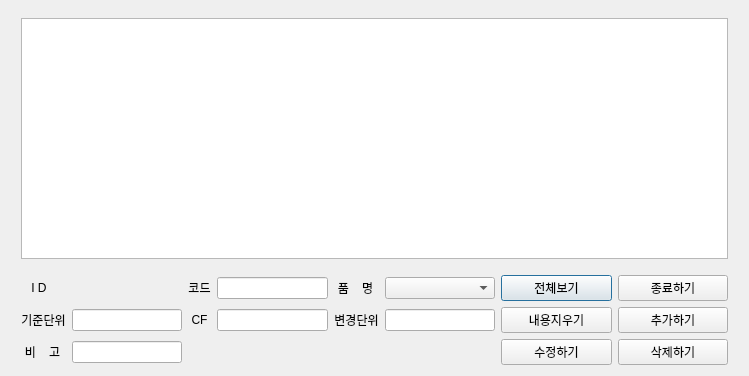
<?xml version="1.0" encoding="UTF-8"?>
<ui version="4.0">
 <class>ConversionDialog</class>
 <widget class="QDialog" name="ConversionDialog">
  <property name="geometry">
   <rect>
    <x>0</x>
    <y>0</y>
    <width>749</width>
    <height>376</height>
   </rect>
  </property>
  <property name="sizePolicy">
   <sizepolicy hsizetype="Expanding" vsizetype="Expanding">
    <horstretch>0</horstretch>
    <verstretch>0</verstretch>
   </sizepolicy>
  </property>
  <property name="windowTitle">
   <string>Conversion</string>
  </property>
  <layout class="QGridLayout" name="gridLayout_2">
   <item row="0" column="0">
    <layout class="QGridLayout" name="gridLayout">
     <item row="5" column="3">
      <widget class="QLabel" name="label_5">
       <property name="sizePolicy">
        <sizepolicy hsizetype="Fixed" vsizetype="Fixed">
         <horstretch>0</horstretch>
         <verstretch>0</verstretch>
        </sizepolicy>
       </property>
       <property name="text">
        <string> CF </string>
       </property>
       <property name="alignment">
        <set>Qt::AlignCenter</set>
       </property>
      </widget>
     </item>
     <item row="4" column="5">
      <widget class="QLabel" name="label_3">
       <property name="sizePolicy">
        <sizepolicy hsizetype="Fixed" vsizetype="Fixed">
         <horstretch>0</horstretch>
         <verstretch>0</verstretch>
        </sizepolicy>
       </property>
       <property name="text">
        <string> 품    명 </string>
       </property>
       <property name="alignment">
        <set>Qt::AlignCenter</set>
       </property>
      </widget>
     </item>
     <item row="2" column="1" colspan="8">
      <spacer name="horizontalSpacer_2">
       <property name="orientation">
        <enum>Qt::Horizontal</enum>
       </property>
       <property name="sizeHint" stdset="0">
        <size>
         <width>40</width>
         <height>10</height>
        </size>
       </property>
      </spacer>
     </item>
     <item row="4" column="2">
      <widget class="QLabel" name="lbl_conversion_id">
       <property name="sizePolicy">
        <sizepolicy hsizetype="Expanding" vsizetype="Fixed">
         <horstretch>0</horstretch>
         <verstretch>0</verstretch>
        </sizepolicy>
       </property>
       <property name="text">
        <string/>
       </property>
      </widget>
     </item>
     <item row="6" column="1">
      <widget class="QLabel" name="label_7">
       <property name="sizePolicy">
        <sizepolicy hsizetype="Fixed" vsizetype="Fixed">
         <horstretch>0</horstretch>
         <verstretch>0</verstretch>
        </sizepolicy>
       </property>
       <property name="text">
        <string> 비    고 </string>
       </property>
       <property name="alignment">
        <set>Qt::AlignCenter</set>
       </property>
      </widget>
     </item>
     <item row="0" column="1" colspan="8">
      <spacer name="horizontalSpacer_4">
       <property name="orientation">
        <enum>Qt::Horizontal</enum>
       </property>
       <property name="sizeHint" stdset="0">
        <size>
         <width>694</width>
         <height>7</height>
        </size>
       </property>
      </spacer>
     </item>
     <item row="6" column="2">
      <widget class="QLineEdit" name="entry_conversion_remark">
       <property name="sizePolicy">
        <sizepolicy hsizetype="Expanding" vsizetype="Fixed">
         <horstretch>0</horstretch>
         <verstretch>0</verstretch>
        </sizepolicy>
       </property>
      </widget>
     </item>
     <item row="1" column="0">
      <spacer name="verticalSpacer">
       <property name="orientation">
        <enum>Qt::Vertical</enum>
       </property>
       <property name="sizeHint" stdset="0">
        <size>
         <width>10</width>
         <height>40</height>
        </size>
       </property>
      </spacer>
     </item>
     <item row="1" column="9">
      <spacer name="verticalSpacer_2">
       <property name="orientation">
        <enum>Qt::Vertical</enum>
       </property>
       <property name="sizeHint" stdset="0">
        <size>
         <width>10</width>
         <height>40</height>
        </size>
       </property>
      </spacer>
     </item>
     <item row="5" column="2">
      <widget class="QLineEdit" name="entry_conversion_um1">
       <property name="sizePolicy">
        <sizepolicy hsizetype="Expanding" vsizetype="Fixed">
         <horstretch>0</horstretch>
         <verstretch>0</verstretch>
        </sizepolicy>
       </property>
      </widget>
     </item>
     <item row="5" column="6">
      <widget class="QLineEdit" name="entry_conversion_um2">
       <property name="sizePolicy">
        <sizepolicy hsizetype="Expanding" vsizetype="Fixed">
         <horstretch>0</horstretch>
         <verstretch>0</verstretch>
        </sizepolicy>
       </property>
      </widget>
     </item>
     <item row="5" column="1">
      <widget class="QLabel" name="label_4">
       <property name="sizePolicy">
        <sizepolicy hsizetype="Fixed" vsizetype="Fixed">
         <horstretch>0</horstretch>
         <verstretch>0</verstretch>
        </sizepolicy>
       </property>
       <property name="text">
        <string>기준단위</string>
       </property>
       <property name="alignment">
        <set>Qt::AlignCenter</set>
       </property>
      </widget>
     </item>
     <item row="4" column="4">
      <widget class="QLineEdit" name="entry_conversion_code">
       <property name="sizePolicy">
        <sizepolicy hsizetype="Expanding" vsizetype="Fixed">
         <horstretch>0</horstretch>
         <verstretch>0</verstretch>
        </sizepolicy>
       </property>
      </widget>
     </item>
     <item row="4" column="3">
      <widget class="QLabel" name="label_2">
       <property name="sizePolicy">
        <sizepolicy hsizetype="Fixed" vsizetype="Fixed">
         <horstretch>0</horstretch>
         <verstretch>0</verstretch>
        </sizepolicy>
       </property>
       <property name="text">
        <string>코드</string>
       </property>
       <property name="alignment">
        <set>Qt::AlignCenter</set>
       </property>
      </widget>
     </item>
     <item row="4" column="6">
      <widget class="QComboBox" name="cb_conversion_pname">
       <property name="sizePolicy">
        <sizepolicy hsizetype="Expanding" vsizetype="Fixed">
         <horstretch>0</horstretch>
         <verstretch>0</verstretch>
        </sizepolicy>
       </property>
      </widget>
     </item>
     <item row="4" column="1">
      <widget class="QLabel" name="label">
       <property name="sizePolicy">
        <sizepolicy hsizetype="Fixed" vsizetype="Fixed">
         <horstretch>0</horstretch>
         <verstretch>0</verstretch>
        </sizepolicy>
       </property>
       <property name="text">
        <string>   I D</string>
       </property>
       <property name="alignment">
        <set>Qt::AlignCenter</set>
       </property>
      </widget>
     </item>
     <item row="5" column="5">
      <widget class="QLabel" name="label_6">
       <property name="sizePolicy">
        <sizepolicy hsizetype="Fixed" vsizetype="Fixed">
         <horstretch>0</horstretch>
         <verstretch>0</verstretch>
        </sizepolicy>
       </property>
       <property name="text">
        <string>변경단위</string>
       </property>
       <property name="alignment">
        <set>Qt::AlignCenter</set>
       </property>
      </widget>
     </item>
     <item row="4" column="7">
      <widget class="QPushButton" name="pb_conversion_show">
       <property name="sizePolicy">
        <sizepolicy hsizetype="Expanding" vsizetype="Fixed">
         <horstretch>0</horstretch>
         <verstretch>0</verstretch>
        </sizepolicy>
       </property>
       <property name="text">
        <string>전체보기</string>
       </property>
      </widget>
     </item>
     <item row="4" column="8">
      <widget class="QPushButton" name="pb_conversion_cancel">
       <property name="sizePolicy">
        <sizepolicy hsizetype="Minimum" vsizetype="Fixed">
         <horstretch>0</horstretch>
         <verstretch>0</verstretch>
        </sizepolicy>
       </property>
       <property name="text">
        <string>종료하기</string>
       </property>
      </widget>
     </item>
     <item row="5" column="4">
      <widget class="QLineEdit" name="entry_conversion_cf">
       <property name="sizePolicy">
        <sizepolicy hsizetype="Expanding" vsizetype="Fixed">
         <horstretch>0</horstretch>
         <verstretch>0</verstretch>
        </sizepolicy>
       </property>
      </widget>
     </item>
     <item row="5" column="7">
      <widget class="QPushButton" name="pb_conversion_clearinput">
       <property name="sizePolicy">
        <sizepolicy hsizetype="Minimum" vsizetype="Fixed">
         <horstretch>0</horstretch>
         <verstretch>0</verstretch>
        </sizepolicy>
       </property>
       <property name="text">
        <string>내용지우기</string>
       </property>
      </widget>
     </item>
     <item row="6" column="7">
      <widget class="QPushButton" name="pb_conversion_update">
       <property name="sizePolicy">
        <sizepolicy hsizetype="Expanding" vsizetype="Fixed">
         <horstretch>0</horstretch>
         <verstretch>0</verstretch>
        </sizepolicy>
       </property>
       <property name="text">
        <string>수정하기</string>
       </property>
      </widget>
     </item>
     <item row="6" column="8">
      <widget class="QPushButton" name="pb_conversion_delete">
       <property name="sizePolicy">
        <sizepolicy hsizetype="Expanding" vsizetype="Fixed">
         <horstretch>0</horstretch>
         <verstretch>0</verstretch>
        </sizepolicy>
       </property>
       <property name="text">
        <string>삭제하기</string>
       </property>
      </widget>
     </item>
     <item row="5" column="8">
      <widget class="QPushButton" name="pb_conversion_insert">
       <property name="sizePolicy">
        <sizepolicy hsizetype="Expanding" vsizetype="Fixed">
         <horstretch>0</horstretch>
         <verstretch>0</verstretch>
        </sizepolicy>
       </property>
       <property name="text">
        <string>추가하기</string>
       </property>
      </widget>
     </item>
     <item row="1" column="1" colspan="8">
      <widget class="QTableView" name="tv_conversion">
       <property name="sizePolicy">
        <sizepolicy hsizetype="Expanding" vsizetype="Expanding">
         <horstretch>0</horstretch>
         <verstretch>1</verstretch>
        </sizepolicy>
       </property>
      </widget>
     </item>
    </layout>
   </item>
  </layout>
 </widget>
 <resources/>
 <connections/>
</ui>
